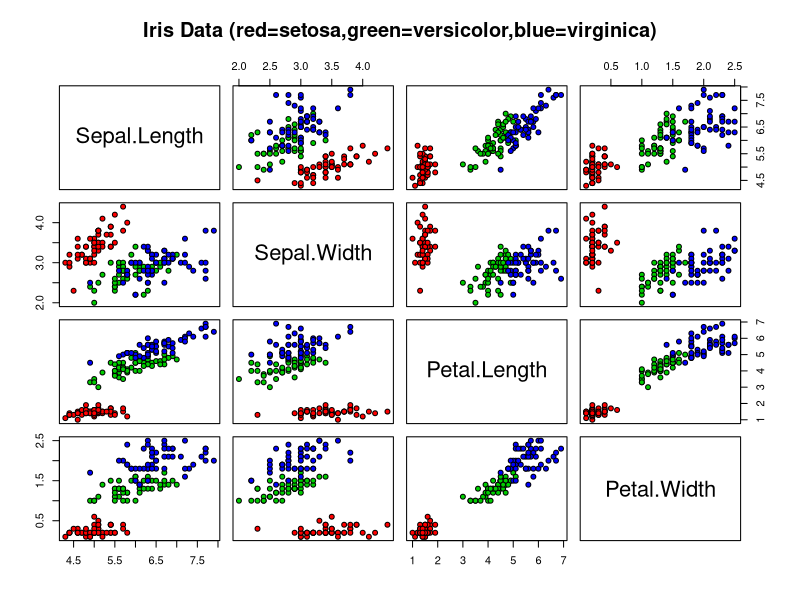

Recreate this plot in R.
## ---- chunk 1
knitr::opts_chunk$set(echo = TRUE)
## ---- chunk 2
myMatrix = matrix (c (
                            1,0,2,
                            0,3,0,
                            4,0,5
                            ), nrow=3,
byrow = T);


transposeMatrix = function(mat)
  {
  t(mat);
  }

transposeMatrix(myMatrix)

#I need to revere the rows befor applying transpose

rotateMatrix90 = function(mat)
  {
  t(mat[nrow(myMatrix):1,])
  }

rotateMatrix90(myMatrix)

rotateMatrix180 = function(mat)
  {
  t(rotateMatrix90(mat)[nrow(rotateMatrix90(mat)):1,])
  }

rotateMatrix180(myMatrix)

rotateMatrix270 = function(mat)
  {
  t(rotateMatrix180(mat)[nrow(rotateMatrix180(mat)):1,])
  }

rotateMatrix270(myMatrix)

## ---- chunk 3
#getting the data and investigate the data
data(iris)
#dim(iris)
#attributes(iris)
#summary(iris)

#create the graph
# This code can be found at https://commons.wikimedia.org/wiki/File:Iris_dataset_scatterplot.svg

pairs(iris[1:4],main="Iris Data (red=setosa,green=versicolor,blue=virginica)", pch=21,
bg=c("red","green3","blue")[unclass(iris$Species)])
## ---- chunk 4

## ---- chunk 5
# read in the raw data
pers_raw <- read.table("personality-raw.txt", sep="|", header=TRUE)
#pers_raw

# remove V00 column
pers_new <- subset(pers_raw, select = -V00)
#pers_new

# create two new columns for year and week
library(dplyr)
library(lubridate)

pers_new$date_test <- mdy_hm(pers_new$date_test)
pers_new$year <- year(pers_new$date_test)
pers_new$week <- format(pers_new$date_test, "%m/%d")

# sort the data 
pers_sort <- arrange(pers_new, desc(year), desc(week))

# remove duplicates
length(unique(pers_sort$md5_email))

pers_clean <- pers_sort %>% distinct(pers_sort$md5_email, .keep_all=TRUE)
#pers_clean

ms <- filter(pers_clean, md5_email =='b62c73cdaf59e0a13de495b84030734e')

ms <- as.matrix(ms)
ms
# save cleaned data

# write.table(pers_clean, "personality-clean.txt", sep="|",row.names = FALSE)

## ---- chunk 6
# Test on 'b62c73cdaf59e0a13de495b84030734e'

doSummary = function(x)
	{
	len <- length(x)
	mean <- mean(x)
	sd <-sd(x)
  #mean <- sum(x)/len
	#med <- median(as.numeric(x[,c(3:62)]))
  l <- c("Length: ",len)
  m <- c("Mean: ", mean)
  #me <- c("Median: ", med)
  s <- c("Standard Deviation: ", sd)
  print(l, quote=FALSE)
  print(m, quote=FALSE)
  #print(me, quote=FALSE)
  prtin(s, quote=FALSE)
  }
	
doSampleVariance = function(x, method)
	{
	if(method=="naive")
		{
		
		
		}
		else
			{
			# two-pass algorithm
			
			}
	
	
	}
	
doMode = function(x)
	{
	result = c();
		# freq ... # high freqencies
		# ties ... store all of the ties
		# which.min() or which.max()

	result;		
	}
